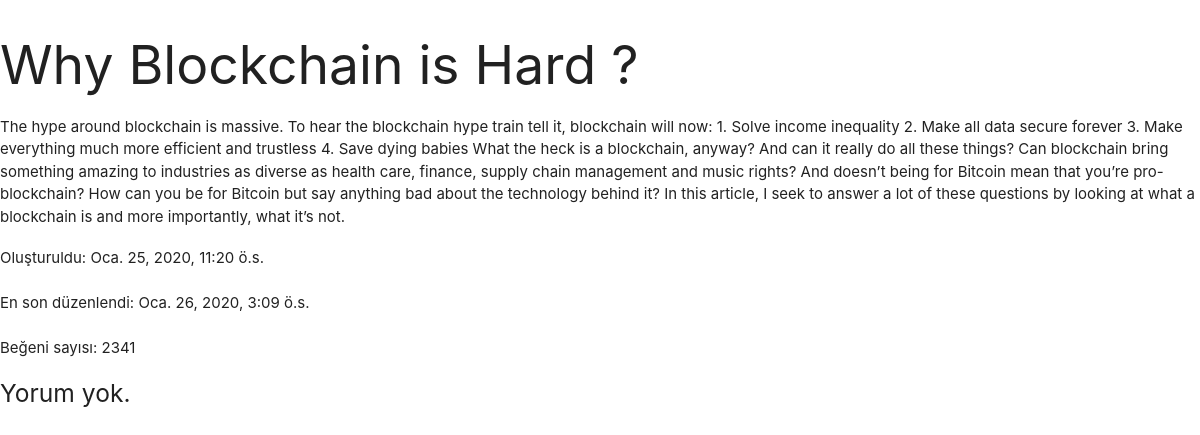
/post/1, run on the app's committed database.
### article/models.py (models this page shows, shortened)
class Post(models.Model):
  header = models.CharField(max_length=50)#CharField = small str file
  content = models.TextField(max_length=3000)#TextField = large str file
  draft = models.BooleanField(default=False)
  created = models.DateTimeField(auto_now_add=True)#auto_now_add = time(Post has been added)
  updated = models.DateTimeField(auto_now=True)#auto_now = time(Post's last update)
  image = models.ImageField(blank=True)#not obligatory to add (blank = True)
  liked = models.PositiveSmallIntegerField(default=0)
  owner = models.ForeignKey(to=User, on_delete=models.CASCADE, related_name='articles')

### article/views.py (the view)
# urls.py: path('post/<int:post_id>', post_detail, name='post_detail'),
def post_detail(request, post_id):
  pk = post_id
  post = get_object_or_404(Post, id=pk, draft=False)
  comments = post.comments.all()
  context = {
    'post' : post,
    'comments' : comments
  }
  return render(request, 'article/post_detail.html', context)

### article/templates/article/post_detail.html (shortened to what this page needs)
{% load static %}
<!DOCTYPE html>
<html lang="en">
<head>
  <link href="{% static 'css/materialize.css' %}" type="text/css" rel="stylesheet" media="screen,projection"/>
  <link href="{% static 'css/style.css' %}" type="text/css" rel="stylesheet" media="screen,projection"/>
</head>
<body>
  <h2>{{post.header}}</h2>
  <div>
    {{post.content}}
  </div>
  <p>Oluşturuldu: {{post.created}}</p>
  <p>En son düzenlendi: {{post.updated}}</p>
  <p>Beğeni sayısı: {{post.liked}}</p>
  {% if comment %}
    <h5>Birkaç yorum var.</h5>
  {% else %}
    <h5>Yorum yok.</h5>
  {% endif %}
</body>
</html>

### article/static/css/style.css (style rules this page uses)
p { line-height: 2rem; }

### data on the page
Post: header "Why Blockchain is Hard ?", content "The hype around blockchain is massive. To hear the blockchain hype train tell it, blockchain will now: 1. Solve income inequality 2. Make all data secure forever 3. Make everything much more efficient and trustless 4. Save dying babies What the heck is a blockchain, anyway? And can it really do all these things? Can blockchain bring something amazing to industries as diverse as health care, finance, supply chain management and music rights? And doesn’t being for Bitcoin mean that you’re pro-blockchain? How can you be for Bitcoin but say anything bad about the technology behind it? In this article, I seek to answer a lot of these questions by looking at what a blockchain is and more…", created "Oca. 25, 2020, 11:20 ö.s.", updated "Oca. 26, 2020, 3:09 ö.s.", liked "2341"
